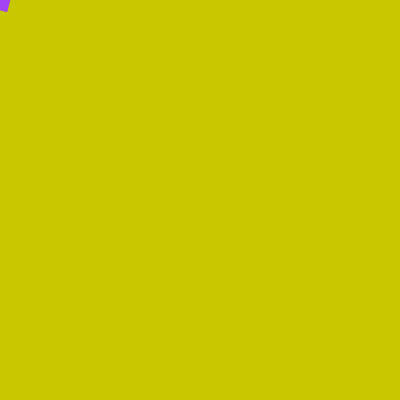
Frame 1 (no input)
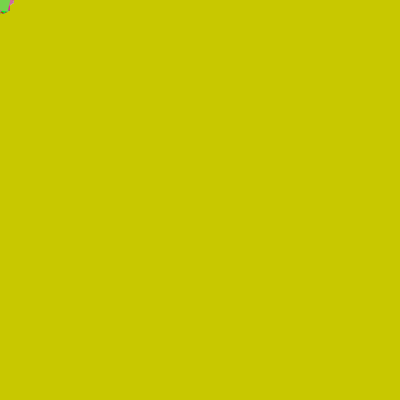
Frame 60 (the mouse pressed at the canvas centre just before this capture)
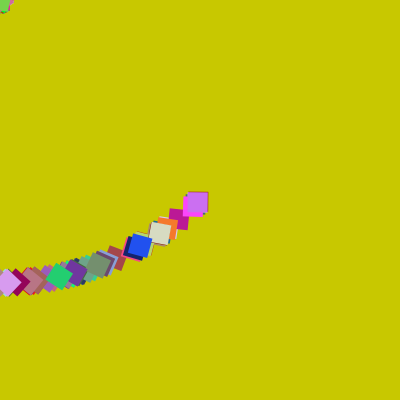
Frame 120 (the mouse held since frame 60 and released just before this capture)

The Processing sketch that drew these frames (run headless with seeded random() and noise(); from frame 60 on, the mouse is pressed at the canvas centre):

// Processing sketch: processing_108801
// ── processing_108801.pde

//Annie Ranttila, aranttil
//CMU Computing for the Arts with Processing, Fall 2013
//confetti party!

float x,y,wd,ht;

void setup()
{
  background(200,200,0,20);
  size(400,400);
  x=height*.5;
  y=height*.6;
  wd=width*.35;
  ht=height*.43;
  noStroke();
  frameRate(20);
  rectMode(CENTER);
  ellipseMode(CENTER);
}

//random confetti
void draw()
{
  //fill(col1);
  //rect(0,0,width, height);
  fill( color(random(255), random(255), random(255)));
  rotate(radians(random(60)));
  rect(mouseX,mouseY,20, 20);
  x=x+1;
}

//press key to draw circular confetti
void keyPressed()
{
  frameRate(2);
  fill( color(random(255), random(255), random(255)));
  ellipse(mouseX+random(30),mouseY+random(30),20, 20);
  x=x+1;
}

//drag mouse to draw irregular confetti
void mouseDragged()
{
  fill( color(random(255), random(255), random(255)));
  rotate(radians(random(60)));
  rect(mouseX,mouseY,random(60), random(60));
  x=x+1;
}

//click mouse to clear screen
void mouseClicked()
{
background (200,200,0,20);
}
